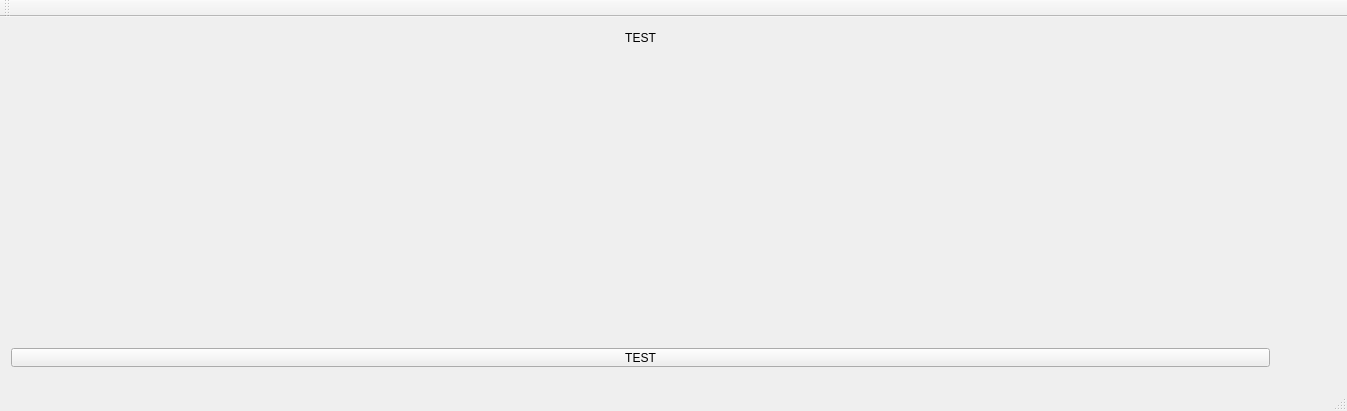
<?xml version="1.0" encoding="UTF-8"?>
<ui version="4.0">
 <class>OnderzoekQtMain</class>
 <widget class="QMainWindow" name="OnderzoekQtMain">
  <property name="geometry">
   <rect>
    <x>0</x>
    <y>0</y>
    <width>1347</width>
    <height>411</height>
   </rect>
  </property>
  <property name="windowTitle">
   <string>OnderzoekQtMain</string>
  </property>
  <widget class="QWidget" name="centralWidget">
   <widget class="QWidget" name="horizontalLayoutWidget">
    <property name="geometry">
     <rect>
      <x>0</x>
      <y>40</y>
      <width>1281</width>
      <height>281</height>
     </rect>
    </property>
    <layout class="QHBoxLayout" name="horizontalLayout"/>
   </widget>
   <widget class="QWidget" name="horizontalLayoutWidget_2">
    <property name="geometry">
     <rect>
      <x>0</x>
      <y>0</y>
      <width>1281</width>
      <height>41</height>
     </rect>
    </property>
    <layout class="QHBoxLayout" name="horizontalLayout_2">
     <item>
      <widget class="QLabel" name="label">
       <property name="text">
        <string>TEST</string>
       </property>
       <property name="alignment">
        <set>Qt::AlignCenter</set>
       </property>
      </widget>
     </item>
    </layout>
   </widget>
   <widget class="QWidget" name="horizontalLayoutWidget_3">
    <property name="geometry">
     <rect>
      <x>0</x>
      <y>320</y>
      <width>1281</width>
      <height>41</height>
     </rect>
    </property>
    <layout class="QHBoxLayout" name="horizontalLayout_3">
     <item>
      <widget class="QPushButton" name="pushButton">
       <property name="text">
        <string>TEST</string>
       </property>
      </widget>
     </item>
    </layout>
   </widget>
  </widget>
  <widget class="QMenuBar" name="menuBar">
   <property name="geometry">
    <rect>
     <x>0</x>
     <y>0</y>
     <width>1347</width>
     <height>21</height>
    </rect>
   </property>
  </widget>
  <widget class="QToolBar" name="mainToolBar">
   <attribute name="toolBarArea">
    <enum>TopToolBarArea</enum>
   </attribute>
   <attribute name="toolBarBreak">
    <bool>false</bool>
   </attribute>
  </widget>
  <widget class="QStatusBar" name="statusBar"/>
 </widget>
 <layoutdefault spacing="6" margin="11"/>
 <resources/>
 <connections/>
</ui>
